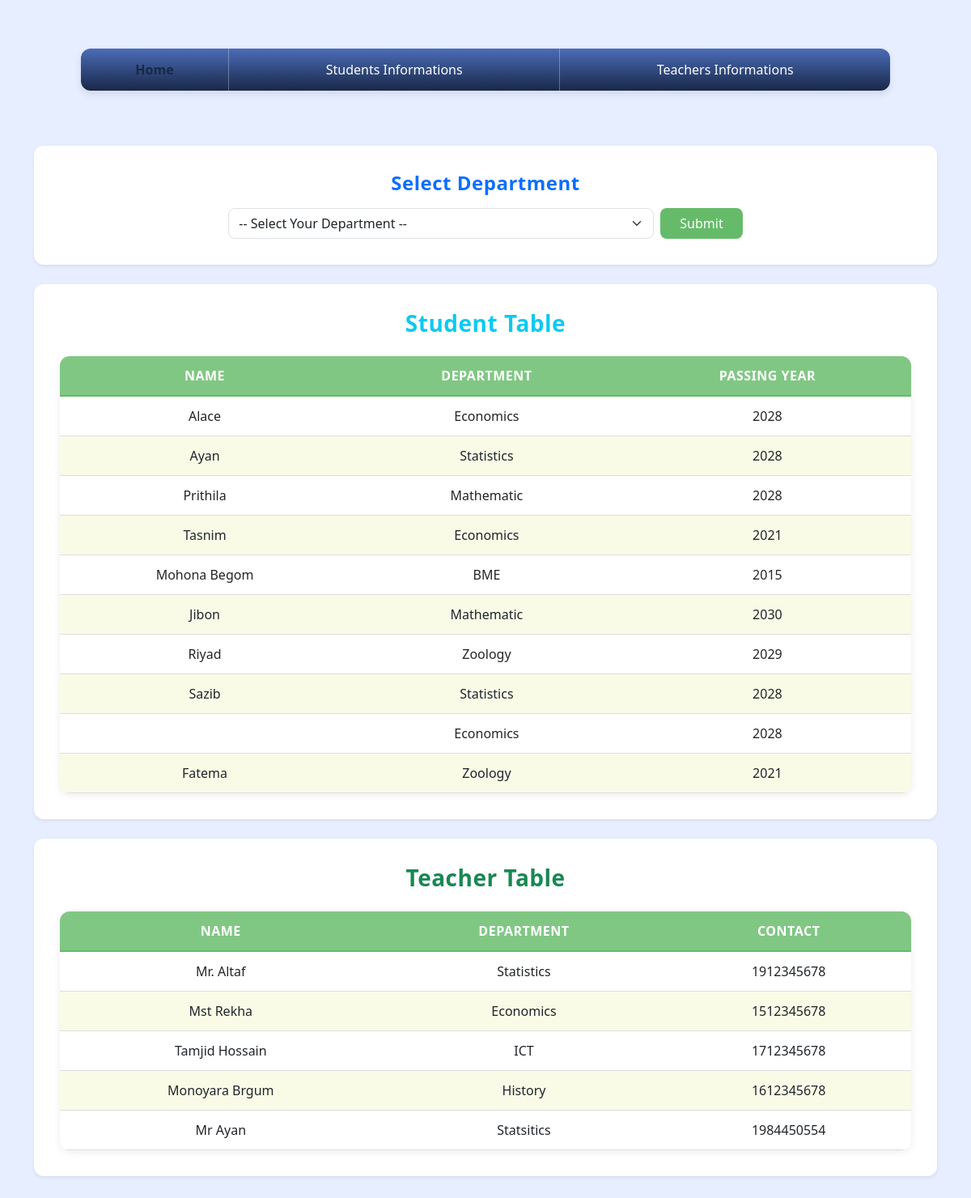
The page / on the database its author committed.
### myApp/models.py (models this page shows)
class studentModel(models.Model):
    Name = models.CharField(max_length=100,null=True)
    Depertment = models.CharField(max_length=20, null=True)
    Passing_Year = models.CharField(max_length=4, null=True)

class teacherModel(models.Model):
    Name = models.CharField(max_length=100,null=True)
    Depertment = models.CharField(max_length=10, null=True)
    Contact = models.IntegerField(max_length=11, null=True)

### myApp/views.py (the view)
# urls.py: path('', mainpage,name="mainpage"),
def mainpage(request):
        Depertment_selection = studentModel.objects.values_list("Depertment", flat=True).distinct()
        student_dept_data = request.GET.get("Dept_select")
        if student_dept_data:
          students= studentModel.objects.filter(Depertment = student_dept_data)
        else:
          students= studentModel.objects.all()
        context = {
          "students" : students,
          "dept_selection" : Depertment_selection,
          "teacherdata": teacherModel.objects.all(),
    }
        return render(request,"mainpage.html",context)

### Templates/mainpage.html (shortened to what this page needs)
{% include "Base.html" %}
{% block blockname %}
 <!DOCTYPE html>
<html lang="en">
<head>
  <link href="https://cdn.jsdelivr.net/npm/bootstrap@5.3.3/dist/css/bootstrap.min.css" rel="stylesheet">
</head>
<body>
  <div class="container py-5">
    <div class="card shadow-sm mb-4 p-3">
      <div class="card-body">
        <h4 class="mb-3 text-primary">Select Department</h4>
        <form action="" method="get" class="d-flex gap-2 justify-content-center">
          <select name="Dept_select" id="SelectingDepertment" class="form-select w-50">
            <option value="">-- Select Your Department --</option>
          </select>
          <button type="submit" class="btn btn-success px-4">Submit</button>
        </form>
      </div>
    </div>
    <div class="card shadow-sm mb-4 p-3">
      <div class="card-body">
        <h3 class="text-info mb-4">Student Table</h3>
        <table class="align-middle text-center">
          <thead>
            <tr>
              <th>Name</th>
              <th>Department</th>
              <th>Passing Year</th>
            </tr>
          </thead>
          <tbody>
            {% for i in students %}
            <tr>
              <td>{{i.Name}}</td>
              <td>{{i.Depertment}}</td>
              <td>{{i.Passing_Year}}</td>
            </tr>
            {% empty %}
            <tr>
              <td colspan="3" class="text-danger">No student data found</td>
            </tr>
            {% endfor %}
          </tbody>
        </table>
      </div>
    </div>
    <div class="card shadow-sm p-3">
      <div class="card-body">
        <h3 class="text-success mb-4">Teacher Table</h3>
        <table class="align-middle text-center">
          <thead>
            <tr>
              <th>Name</th>
              <th>Department</th>
              <th>Contact</th>
            </tr>
          </thead>
          <tbody>
            {% for t in teacherdata %}
            <tr>
              <td>{{t.Name}}</td>
              <td>{{t.Depertment}}</td>
              <td>{{t.Contact}}</td>
            </tr>
            {% empty %}
            <tr>
              <td colspan="3" class="text-danger">No teacher data found</td>
            </tr>
            {% endfor %}
          </tbody>
        </table>
      </div>
    </div>
  </div>
</body>
</html>
{% endblock blockname %}

### Templates/Base.html (shortened to what this page needs)
<!DOCTYPE html>
<html lang="en">
<head>
</head>
<body>
{% include 'navbar.html' %}
</body>
</html>

### Templates/navbar.html
<div class="navbar-table">
  <ul>
    <li><a href="{% url 'mainpage' %}" class="{% if request.path == '/' %}active{% endif %}">Home</a></li>
    <li><a href="{% url 'studentPage' %}" class="{% if request.path == '/students/' %}active{% endif %}">Students Informations</a></li>
    <li><a href="{% url 'teacherPage' %}" class="{% if request.path == '/teachers/' %}active{% endif %}">Teachers Informations</a></li>
  </ul>
</div>

### Templates/Base.html (style rules this page uses)
body { margin: 0; font-family: "Segoe UI", Tahoma, Geneva, Verdana, sans-serif; background-color: #f2f4f7; padding: 20px; }
.navbar-table { display: table; width: 90%; max-width: 1000px; margin: 20px auto; border-collapse: separate; border-spacing: 0; border-radius: 12px; overflow: hidden; box-shadow: 0 4px 10px rgba(0,0,0,0.1); background-color: #ffffff; }
.navbar-table ul { display: table-row; margin: 0; padding: 0; list-style: none; }
.navbar-table li { display: table-cell; text-align: center; }
.navbar-table li a { display: block; padding: 14px 25px; text-decoration: none; color: #ffffff; font-weight: 500; background: linear-gradient(180deg, #4b6cb7, #182848); transition: all 0.3s ease; border-right: 1px solid rgba(255,255,255,0.3); }
.navbar-table li:last-child a { border-right: none; }
.navbar-table li a.active { background-color: #ffffff; color: #182848; font-weight: 600; }

### Templates/mainpage.html (style rules this page uses)
body { font-family: "Segoe UI", Tahoma, Geneva, Verdana, sans-serif; background-color: #E6EEFF; color: #333; padding: 40px 0; }
.card { border: none; border-radius: 12px; box-shadow: 0 4px 20px rgba(0,0,0,0.1); background-color: #ffffff; overflow: hidden; transition: all 0.3s ease; }
h3, h4 { text-align: center; color: #2e7d32; letter-spacing: 0.5px; font-weight: 600; }
table { width: 100%; border-collapse: separate; border-spacing: 0; background-color: #ffffff; border-radius: 12px; overflow: hidden; box-shadow: 0 2px 10px rgba(0,0,0,0.08); }
th, td { text-align: center; padding: 12px 18px; }
thead th { background-color: #81c784; color: white; font-weight: 600; text-transform: uppercase; letter-spacing: 0.5px; border-bottom: 2px solid #66bb6a; }
tbody tr:nth-child(even) { background-color: #f9fbe7; }
tbody tr:nth-child(odd) { background-color: #ffffff; }
td { border-bottom: 1px solid #ddd; }
.form-select, .btn { border-radius: 8px; }
.btn-success { background-color: #66bb6a; border: none; transition: 0.3s ease; }

### rows shown on the page
studentModel: Name "Alace", Depertment "Economics", Passing_Year "2028"
studentModel: Name "Ayan", Depertment "Statistics", Passing_Year "2028"
studentModel: Name "Prithila", Depertment "Mathematic", Passing_Year "2028"
studentModel: Name "Tasnim", Depertment "Economics", Passing_Year "2021"
studentModel: Name "Mohona Begom", Depertment "BME", Passing_Year "2015"
studentModel: Name "Jibon", Depertment "Mathematic", Passing_Year "2030"
studentModel: Name "Riyad", Depertment "Zoology", Passing_Year "2029"
studentModel: Name "Sazib", Depertment "Statistics", Passing_Year "2028"
studentModel: Depertment "Economics", Passing_Year "2028"
studentModel: Name "Fatema", Depertment "Zoology", Passing_Year "2021"
teacherModel: Name "Mr. Altaf", Depertment "Statistics", Contact "1912345678"
teacherModel: Name "Mst Rekha", Depertment "Economics", Contact "1512345678"
teacherModel: Name "Tamjid Hossain", Depertment "ICT", Contact "1712345678"
teacherModel: Name "Monoyara Brgum", Depertment "History", Contact "1612345678"
teacherModel: Name "Mr Ayan", Depertment "Statsitics", Contact "1984450554"
